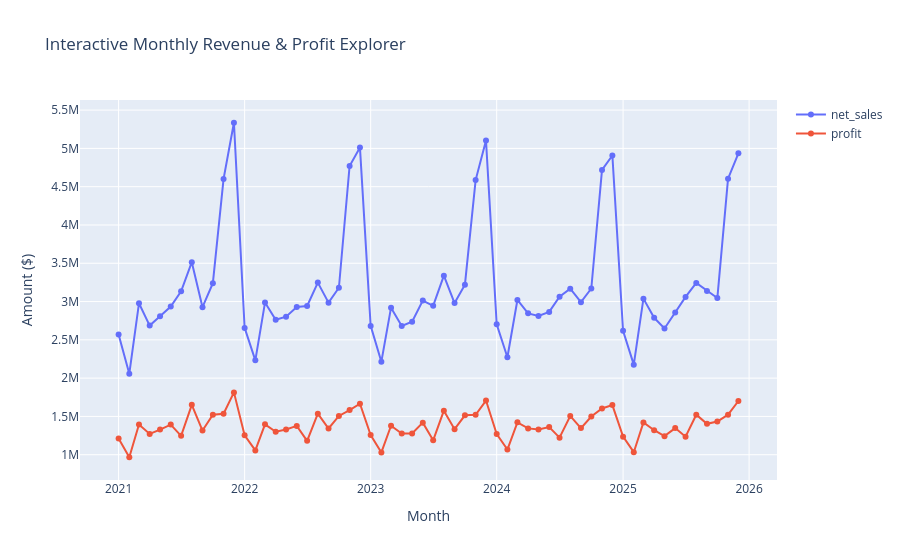

The code cell stored with this chart in its notebook:
### Code cell
# ============================================================
# 3c. Interactive Monthly Drill-Down (Plotly)
# ============================================================
import plotly.express as px
import plotly.graph_objects as go

# We need a datetime column for plotly x-axis (use first day of the period)
monthly_trends_interactive = monthly_trends.copy()
monthly_trends_interactive['Month'] = pd.to_datetime(monthly_trends_interactive.index)
monthly_trends_interactive['Profit Margin (%)'] = (monthly_trends_interactive['profit'] / monthly_trends_interactive['net_sales']) * 100

fig = px.line(monthly_trends_interactive, x='Month', y=['net_sales', 'profit'],
              labels={'value': 'Amount ($)', 'variable': 'Metric'},
              title='Interactive Monthly Revenue & Profit Explorer')

fig.update_traces(mode='lines+markers', hovertemplate='%{y:$,.0f}<extra></extra>')
fig.update_layout(hovermode='x unified', legend_title_text='')

# Show the plot
fig.show()
